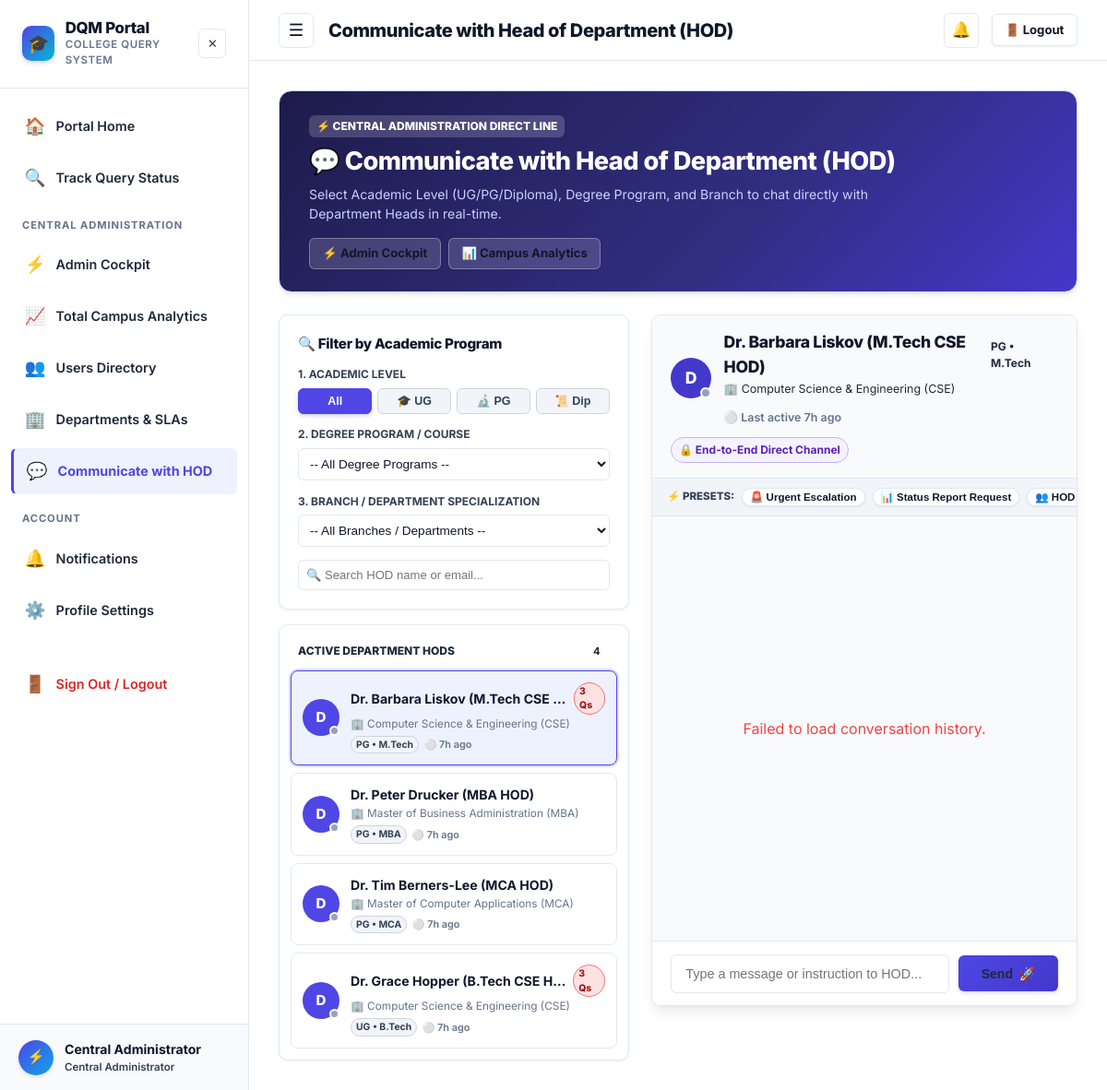
Before: /admin/communicate-hod (signed in) with the older database file.
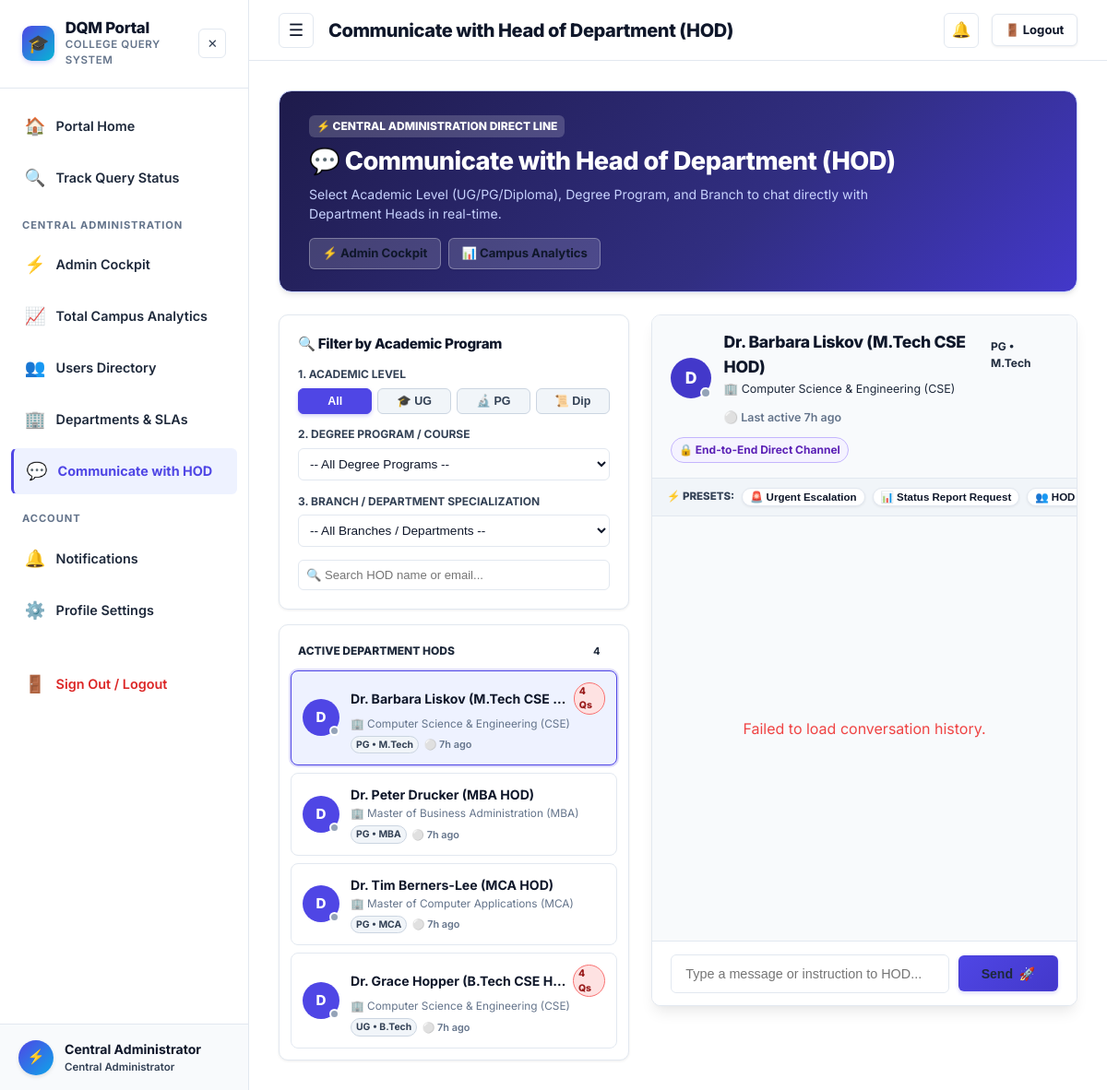
After: the same page with the newer database file.
### tables this page shows
CREATE TABLE users (
    id INTEGER PRIMARY KEY AUTOINCREMENT,
    name TEXT DEFAULT 'Anonymous User',
    email TEXT NOT NULL UNIQUE,
    password_hash TEXT NOT NULL,
    role TEXT NOT NULL DEFAULT 'student',
    level TEXT,
    department TEXT,
    course TEXT,
    year INTEGER,
    phone TEXT,
    roll_no TEXT,
    designation TEXT,
    is_active INTEGER DEFAULT 1,
    last_active_at TIMESTAMP DEFAULT CURRENT_TIMESTAMP,
    created_at TIMESTAMP DEFAULT CURRENT_TIMESTAMP
);

### app.py (the view)
@app.route('/admin/communicate-hod')
@login_required
@role_required(['admin', 'principal'])
def admin_communicate_hod():
    db = get_db()
    hod_rows = db.execute("""
        SELECT u.id, u.name, u.email, u.level, u.course, u.department, u.designation, u.last_active_at,
               (SELECT COUNT(*) FROM admin_hod_messages WHERE sender_id = u.id AND is_read = 0) as unread_count,
               (SELECT COUNT(*) FROM queries WHERE department = u.department AND status != 'Resolved') as pending_queries
        FROM users u
        WHERE u.role = 'hod' AND u.is_active = 1
        ORDER BY u.level ASC, u.course ASC, u.name ASC
    """).fetchall()
    hods = []
    for h in hod_rows:
        hods.append({
            'id': h['id'],
            'name': h['name'],
            'email': h['email'],
            'level': h['level'] or 'UG',
            'course': h['course'] or 'B.Tech',
            'department': h['department'] or 'General Department',
            'designation': h['designation'] or 'Head of Department (HOD)',
            'last_active_at': h['last_active_at'],
            'is_online': (h['id'] in ONLINE_USERS),
            'unread_count': h['unread_count'],
            'pending_queries': h['pending_queries']
        })
    return render_template(
        'admin_communicate_hod.html',
        hods=hods,
        academic_levels=Config.ACADEMIC_LEVELS,
        courses_branches=Config.COURSES_BRANCHES
    )

### app.py (called while the page is built)
def login_required(f):
    @wraps(f)
    def decorated_function(*args, **kwargs):
        user = get_current_user()
        if not user:
            session.clear()
            flash('Please log in to access this page.', 'warning')
            return redirect(url_for('login', next=request.url))
        return f(*args, **kwargs)
    return decorated_function

def role_required(allowed_roles):
    def decorator(f):
        @wraps(f)
        def decorated_function(*args, **kwargs):
            user = get_current_user()
            if not user:
                session.clear()
                flash('Please log in to access this page.', 'warning')
                return redirect(url_for('login'))
            if user['role'] not in allowed_roles and user['role'] not in ['admin', 'principal']:
                flash('You do not have permission to access that resource.', 'danger')
                return redirect(url_for('dashboard'))
            return f(*args, **kwargs)
        return decorated_function
    return decorator

### models.py (called while the page is built)
def init_db(db_conn):
    db_conn.executescript(SCHEMA)
    check_and_migrate_db(db_conn)
    db_conn.commit()

### templates/admin_communicate_hod.html (shortened to what the changed rows need)
{% extends 'base.html' %}
{% block content %}
<div style="max-width: 1300px; margin: 0 auto;" id="adminHodDesk">
  <div class="hero-card" style="padding: 1.5rem 2rem; margin-bottom: 1.5rem; background: linear-gradient(135deg, #1e1b4b 0%, #312e81 60%, #4338ca 100%);">
    <div style="display: flex; justify-content: space-between; align-items: center; flex-wrap: wrap; gap: 1rem;">
      <div>
        <h1 style="font-size: 1.7rem; font-weight: 800; color: #ffffff; margin: 0 0 0.25rem 0;">
          💬 Communicate with Head of Department (HOD)
        </h1>
      </div>
    </div>
  </div>
  <div style="display: grid; grid-template-columns: 380px 1fr; gap: 1.5rem; align-items: start;">
    <div style="display: flex; flex-direction: column; gap: 1rem;">
      <div class="card" style="padding: 0.75rem; max-height: 520px; overflow-y: auto;">
        <div id="hodCardsList" style="display: flex; flex-direction: column; gap: 0.5rem;">
          {% for h in hods %}
          <div class="hod-card-item"
               data-id="{{ h.id }}"
               data-name="{{ h.name }}"
               data-email="{{ h.email }}"
               data-level="{{ h.level }}"
               data-course="{{ h.course }}"
               data-dept="{{ h.department }}"
               data-desig="{{ h.designation }}"
               data-online="{{ 'true' if h.is_online else 'false' }}"
               data-lastactive="{{ h.last_active_at | timeago if h.last_active_at else 'Recently' }}"
               onclick="selectHod({{ h.id }})"
               style="padding: 0.75rem; border-radius: 8px; border: 1px solid #e2e8f0; background: #ffffff; cursor: pointer; transition: all 0.2s; display: flex; align-items: center; gap: 0.75rem;">
            <div style="position: relative; flex-shrink: 0;">
              <div style="width: 40px; height: 40px; border-radius: 50%; background: #4f46e5; color: #ffffff; display: flex; align-items: center; justify-content: center; font-weight: 800; font-size: 0.95rem;">
                {{ h.name[:1] }}
              </div>
              <span class="user-presence-dot" data-user-id="{{ h.id }}" style="position: absolute; bottom: 0; right: 0; width: 11px; height: 11px; border-radius: 50%; border: 2px solid #fff; background: {% if h.is_online %}#16a34a{% else %}#94a3b8{% endif %};"></span>
            </div>
            <div style="flex-grow: 1; overflow: hidden;">
              <div style="display: flex; justify-content: space-between; align-items: center; margin-bottom: 2px;">
                <strong style="font-size: 0.88rem; color: #0f172a; white-space: nowrap; overflow: hidden; text-overflow: ellipsis; display: block;">
                  {{ h.name }}
                </strong>
                {% if h.pending_queries > 0 %}
                <span class="badge badge-urgent" style="font-size: 0.65rem; padding: 1px 5px;" title="{{ h.pending_queries }} unresolved queries in branch">
                  {{ h.pending_queries }} Qs
                </span>
                {% endif %}
              </div>
              <div style="font-size: 0.74rem; color: #64748b; white-space: nowrap; overflow: hidden; text-overflow: ellipsis; margin-bottom: 3px;">
                🏢 {{ h.department }}
              </div>
              <div style="display: flex; gap: 0.35rem; align-items: center; flex-wrap: wrap;">
                <span class="badge badge-sm badge-low" style="font-size: 0.65rem; padding: 1px 5px;">
                  {{ h.level }} • {{ h.course }}
                </span>
                <span class="user-presence-text" data-user-id="{{ h.id }}" style="font-size: 0.68rem; font-weight: 600; color: {% if h.is_online %}#16a34a{% else %}#64748b{% endif %};">
                  {% if h.is_online %}🟢 Online{% else %}⚪ {{ h.last_active_at | timeago if h.last_active_at else 'Offline' }}{% endif %}
                </span>
              </div>
            </div>
          </div>
          {% endfor %}
        </div>
      </div>
    </div>
    <div class="card" style="padding: 0; overflow: hidden; display: flex; flex-direction: column; height: 750px; background: #ffffff; border: 1px solid #e2e8f0; box-shadow: var(--shadow-md);">
      <div id="activeHodHeader" style="padding: 1rem 1.25rem; background: #f8fafc; border-bottom: 1px solid #e2e8f0; display: flex; justify-content: space-between; align-items: center; flex-wrap: wrap; gap: 0.75rem;">
        <div style="display: flex; align-items: center; gap: 0.85rem;">
          <div>
            <div style="display: flex; align-items: center; gap: 0.5rem;">
              <h2 id="activeHodName" style="font-size: 1.1rem; font-weight: 800; color: #0f172a; margin: 0;">
              </h2>
            </div>
          </div>
        </div>
      </div>
    </div>
  </div>
</div>
{% endblock %}

Changed rows visible on the page:
changed users "M.Tech": pending_queries "3" → "4"
changed users "UG": pending_queries "3" → "4"
